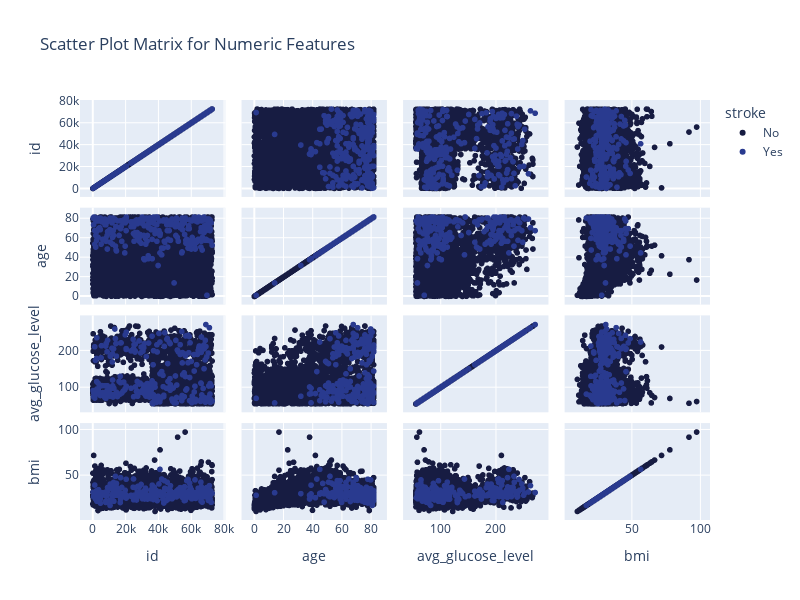

The cell this chart's notebook holds for it:
### Markdown cell above
#### Scatter Plot Matrix

### Code cell
feats = list(numeric_feats)
feats.append('stroke')
df_dropped = df[feats]
df_dropped.stroke = df_dropped.stroke.map({'Yes':1,'No':0})
fig = px.scatter_matrix(
    df , 
    dimensions=['id','age','avg_glucose_level','bmi'],
    color_discrete_sequence=px.colors.diverging.balance,
    color='stroke',
    size_max=10,
    category_orders ={'stroke':['No','Yes']},
    title = 'Scatter Plot Matrix for Numeric Features',
    height = 600,
    width= 800
)

# fig.write_image(fig_dir+"splom.png")
fig.show()



fig, ax = plt.subplots(figsize=(10,10))
sns.heatmap(df.corr(),annot=True,cmap='Blues')
plt.title('Inter-feature Correlation Matrix',fontsize=18)
plt.xlabel('Features_1' , fontsize = 12)
plt.ylabel('Features_2' , fontsize = 12)
# plt.savefig(fig_dir+'feat_corr_0.png')

### Figure 1 — Plotly figure (JSON) as saved in the notebook; plotly's stock layout.template omitted (floating-point values rounded to 4 significant figures; data arrays with more than 128 entries replaced by an {"elided": "..."} marker saying what was removed)
{"data": [{"dimensions": [{"axis": {"matches": true}, "label": "id", "values": {"elided": "4861 int values"}}, {"axis": {"matches": true}, "label": "age", "values": {"elided": "4861 float values"}}, {"axis": {"matches": true}, "label": "avg_glucose_level", "values": {"elided": "4861 float values"}}, {"axis": {"matches": true}, "label": "bmi", "values": {"elided": "4861 float values"}}], "hovertemplate": "stroke=No<br>%{xaxis.title.text}=%{x}<br>%{yaxis.title.text}=%{y}<extra></extra>", "legendgroup": "No", "marker": {"color": "rgb(23, 28, 66)", "symbol": "circle"}, "name": "No", "showlegend": true, "type": "splom"}, {"dimensions": [{"axis": {"matches": true}, "label": "id", "values": {"elided": "249 int values"}}, {"axis": {"matches": true}, "label": "age", "values": {"elided": "249 float values"}}, {"axis": {"matches": true}, "label": "avg_glucose_level", "values": {"elided": "249 float values"}}, {"axis": {"matches": true}, "label": "bmi", "values": {"elided": "249 float values"}}], "hovertemplate": "stroke=Yes<br>%{xaxis.title.text}=%{x}<br>%{yaxis.title.text}=%{y}<extra></extra>", "legendgroup": "Yes", "marker": {"color": "rgb(41, 58, 143)", "symbol": "circle"}, "name": "Yes", "showlegend": true, "type": "splom"}], "layout": {"dragmode": "select", "height": 600, "legend": {"title": {"text": "stroke"}, "tracegroupgap": 0}, "title": {"text": "Scatter Plot Matrix for Numeric Features"}, "width": 800}}
